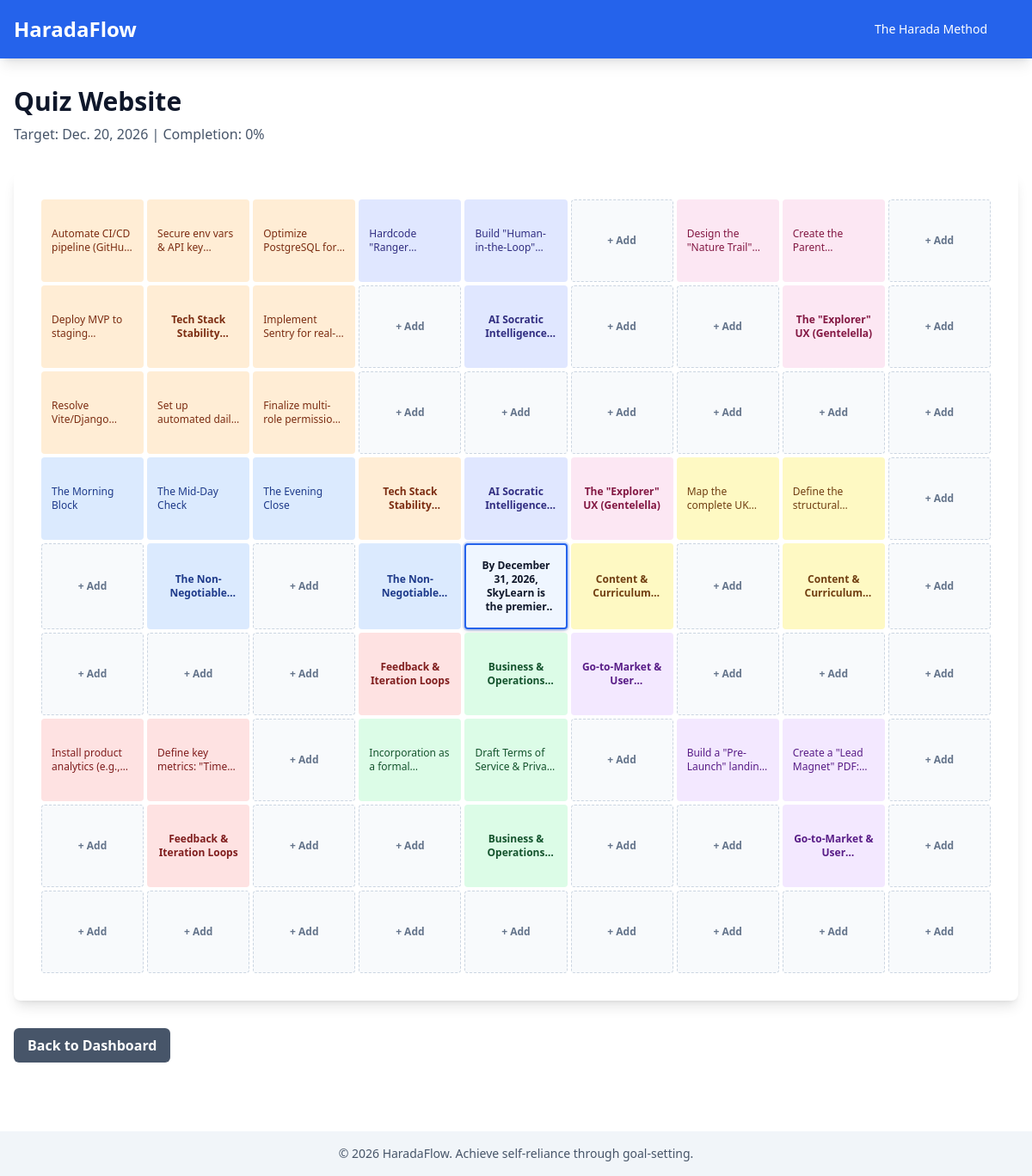
/matrix/1/ (signed in), run on the app's committed database.
### charts/models.py (models this page shows, shortened)
class HaradaChart(models.Model):
    user = models.ForeignKey(
        User, on_delete=models.CASCADE, related_name="harada_charts"
    )
    title = models.CharField(max_length=255)
    core_goal = models.TextField(help_text="The long-term goal")
    target_date = models.DateField()
    is_draft = models.BooleanField(
        default=True, help_text="True while completing wizard steps"
    )
    perspectives = models.JSONField(
        default=dict,
        help_text="Four perspectives: self_tangible, self_intangible, others_tangible, others_intangible",
    )
    created_at = models.DateTimeField(auto_now_add=True)
    updated_at = models.DateTimeField(auto_now=True)
    class Meta:
        ordering = ["-created_at"]
    @property
    def completion_percentage(self):
        tasks = self.task_set.all()
        if tasks.count() == 0:
            return 0
        done_count = tasks.filter(status="done").count()
        return round((done_count / tasks.count()) * 100)

class Task(models.Model):
    STATUS_CHOICES = [
        ("todo", "To Do"),
        ("in_progress", "In Progress"),
        ("done", "Done"),
    ]
    FREQUENCY_CHOICES = [
        ("one_time", "One-time"),
        ("routine", "Routine"),
    ]
    chart = models.ForeignKey(HaradaChart, on_delete=models.CASCADE)
    pillar = models.ForeignKey(Pillar, on_delete=models.CASCADE)
    title = models.CharField(max_length=255)
    description = models.TextField(blank=True)
    frequency = models.CharField(
        max_length=20, choices=FREQUENCY_CHOICES, default="one_time"
    )
    status = models.CharField(max_length=20, choices=STATUS_CHOICES, default="todo")
    position = models.IntegerField(
        validators=[MinValueValidator(1), MaxValueValidator(8)],
        help_text="Position 1-8 within the pillar's 3x3 grid",
    )
    created_at = models.DateTimeField(auto_now_add=True)
    updated_at = models.DateTimeField(auto_now=True)
    class Meta:
        unique_together = ("pillar", "position")
        ordering = ["pillar", "position"]

class Pillar(models.Model):
    COLOR_CHOICES = [
        ("blue", "Blue"),
        ("red", "Red"),
        ("green", "Green"),
        ("purple", "Purple"),
        ("yellow", "Yellow"),
        ("pink", "Pink"),
        ("indigo", "Indigo"),
        ("orange", "Orange"),
    ]
    chart = models.ForeignKey(HaradaChart, on_delete=models.CASCADE)
    name = models.CharField(max_length=255)
    color = models.CharField(
        max_length=20,
        choices=COLOR_CHOICES,
        default="blue",
        help_text="Color for this pillar and its tasks",
    )
    position = models.IntegerField(
        validators=[MinValueValidator(1), MaxValueValidator(8)],
        help_text="Position 1-8 around the center cell",
    )
    class Meta:
        unique_together = ("chart", "position")
        ordering = ["position"]

### matrix/views.py (the view)
# urls.py: path("<int:chart_id>/", views.matrix_view, name="matrix_view"),
@login_required
def matrix_view(request, chart_id):
    chart = get_object_or_404(HaradaChart, id=chart_id, user=request.user)
    grid = build_matrix_grid(chart)
    return render(request, "matrix/view.html", {"chart": chart, "grid": grid})

### config/context_processors.py (called while the page is built)
def clerk_context(request):
    return {
        'clerk_publishable_key': settings.CLERK_PUBLISHABLE_KEY,
    }

### templates/matrix/view.html (shortened to what this page needs)
{% extends 'base.html' %}
{% block content %}
<div class="mb-8">
    <h2 class="text-3xl font-bold mb-2">{{ chart.title }}</h2>
    <p class="text-slate-600 dark:text-slate-400">Target: {{ chart.target_date }} | Completion: {{ chart.completion_percentage }}%</p>
</div>
<div class="bg-white dark:bg-slate-800 rounded-lg shadow-lg p-8 overflow-x-auto">
    <div style="display: grid; grid-template-columns: repeat(9, minmax(80px, 1fr)); gap: 4px;">
        {% for row in grid %}
            {% for cell in row %}
                {% if cell %}
                    {% if cell.type == 'core_goal' %}
                        <div class="bg-blue-50 dark:bg-blue-950/40 border-2 border-blue-600 dark:border-blue-500 text-slate-900 dark:text-slate-100 rounded p-4 text-center font-bold flex items-center justify-center min-h-24 text-xs overflow-hidden shadow-md ring-2 ring-blue-600/20" title="{{ cell.content }}">
                            <div class="line-clamp-4 text-center font-bold">{{ cell.content }}</div>
                        </div>
                    {% elif cell.type == 'pillar' %}
                        <button hx-get="{% url 'pillar_modal' chart.id cell.id %}" hx-target="#modal-container" hx-swap="innerHTML" class="{% if cell.color == 'blue' %}bg-blue-100 dark:bg-blue-900 text-blue-900 dark:text-blue-100{% elif cell.color == 'red' %}bg-red-100 dark:bg-red-900 text-red-900 dark:text-red-100{% elif cell.color == 'green' %}bg-green-100 dark:bg-green-900 text-green-900 dark:text-green-100{% elif cell.color == 'purple' %}bg-purple-100 dark:bg-purple-900 text-purple-900 dark:text-purple-100{% elif cell.color == 'yellow' %}bg-yellow-100 dark:bg-yellow-900 text-yellow-900 dark:text-yellow-100{% elif cell.color == 'pink' %}bg-pink-100 dark:bg-pink-900 text-pink-900 dark:text-pink-100{% elif cell.color == 'indigo' %}bg-indigo-100 dark:bg-indigo-900 text-indigo-900 dark:text-indigo-100{% elif cell.color == 'orange' %}bg-orange-100 dark:bg-orange-900 text-orange-900 dark:text-orange-100{% endif %} rounded p-3 text-center font-bold flex items-center justify-center min-h-24 text-xs hover:shadow-md transition cursor-pointer" title="{{ cell.content }}">
                            <span class="line-clamp-2">{{ cell.content }}</span>
                        </button>
                    {% elif cell.type == 'task' %}
                        <button hx-get="{% url 'task_modal' chart.id cell.id %}" hx-target="#modal-container" hx-swap="innerHTML" class="{% if cell.color == 'blue' %}bg-blue-100 dark:bg-blue-900 text-blue-900 dark:text-blue-100{% elif cell.color == 'red' %}bg-red-100 dark:bg-red-900 text-red-900 dark:text-red-100{% elif cell.color == 'green' %}bg-green-100 dark:bg-green-900 text-green-900 dark:text-green-100{% elif cell.color == 'purple' %}bg-purple-100 dark:bg-purple-900 text-purple-900 dark:text-purple-100{% elif cell.color == 'yellow' %}bg-yellow-100 dark:bg-yellow-900 text-yellow-900 dark:text-yellow-100{% elif cell.color == 'pink' %}bg-pink-100 dark:bg-pink-900 text-pink-900 dark:text-pink-100{% elif cell.color == 'indigo' %}bg-indigo-100 dark:bg-indigo-900 text-indigo-900 dark:text-indigo-100{% elif cell.color == 'orange' %}bg-orange-100 dark:bg-orange-900 text-orange-900 dark:text-orange-100{% endif %} rounded p-3 text-left flex items-center justify-center min-h-24 text-xs hover:shadow-md transition cursor-pointer" title="{{ cell.content }}">
                            <span class="line-clamp-2">{{ cell.content }}</span>
                        </button>
                    {% elif cell.type == 'task_empty' %}
                        <button hx-get="{% url 'task_create_modal' chart.id cell.pillar_id cell.position %}" hx-target="#modal-container" hx-swap="innerHTML" class="bg-slate-50 dark:bg-slate-900 border border-dashed border-slate-300 dark:border-slate-600 text-slate-500 dark:text-slate-400 rounded p-3 text-center font-semibold flex items-center justify-center min-h-24 text-xs hover:bg-slate-100 dark:hover:bg-slate-800 hover:shadow-md transition cursor-pointer" title="Add task">
                            <span>{{ cell.content }}</span>
                        </button>
                    {% else %}
                        <div class="bg-slate-100 dark:bg-slate-700 rounded p-4 min-h-24"></div>
                    {% endif %}
                {% else %}
                    <div class="bg-slate-50 dark:bg-slate-900 rounded p-4 min-h-24"></div>
                {% endif %}
            {% endfor %}
        {% endfor %}
    </div>
</div>
<div class="mt-8 flex gap-4">
    <a href="{% url 'dashboard' %}" class="bg-slate-600 hover:bg-slate-700 text-white font-bold py-2 px-4 rounded-md">
        Back to Dashboard
    </a>
</div>
{% endblock %}

### data on the page
HaradaChart: title "Quiz Website", target_date "Dec. 20, 2026", completion_percentage "0", content "By December 31, 2026, SkyLearn is the…"
Task: content "Automate CI/CD pipeline…"
Task: content "Secure env vars & API…"
Task: content "Optimize PostgreSQL…"
Task: content "Hardcode…"
Task: content "Build…"
Task: content "Design the \"Nature…"
Task: content "Create the…"
Task: content "Deploy MVP to…"
Pillar: content "Tech Stack…" "Tech Stack…"
Task: content "Implement Sentry…"
Pillar: content "AI Socratic…" "AI Socratic…"
Pillar: content "The \"Explorer\" UX (Gentelella)" "The \"Explorer\" UX (Gentelella)"
Task: content "Resolve…"
Task: content "Set up automated…"
Task: content "Finalize multi-role…"
Task: content "The Morning Block"
Task: content "The Mid-Day Check"
Task: content "The Evening Close"
Task: content "Map the complete…"
Task: content "Define the…"
Pillar: content "The…" "The…"
Pillar: content "Content &…" "Content &…"
Pillar: content "Feedback & Iteration Loops" "Feedback & Iteration Loops"
Pillar: content "Business &…" "Business &…"
Pillar: content "Go-to-Market &…" "Go-to-Market &…"
Task: content "Install product analytics…"
Task: content "Define key metrics:…"
Task: content "Incorporation as a…"
Task: content "Draft Terms of Service &…"
Task: content "Build a \"Pre-Launch\"…"
Task: content "Create a \"Lead Magnet\"…"

### other printed values
{{ cell.content }} "+ Add" "+ Add" "+ Add" "+ Add" "+ Add" "+ Add" "+ Add" "+ Add" "+ Add" "+ Add" "+ Add" "+ Add" "+ Add" "+ Add" "+ Add" "+ Add" "+ Add" "+ Add" "+ Add" "+ Add" "+ Add" "+ Add" "+ Add" "+ Add" "+ Add" "+ Add" "+ Add" "+ Add" "+ Add" "+ Add" "+ Add" "+ Add" "+ Add" "+ Add" "+ Add" "+ Add" "+ Add" "+ Add" "+ Add" "+ Add" "+ Add"
